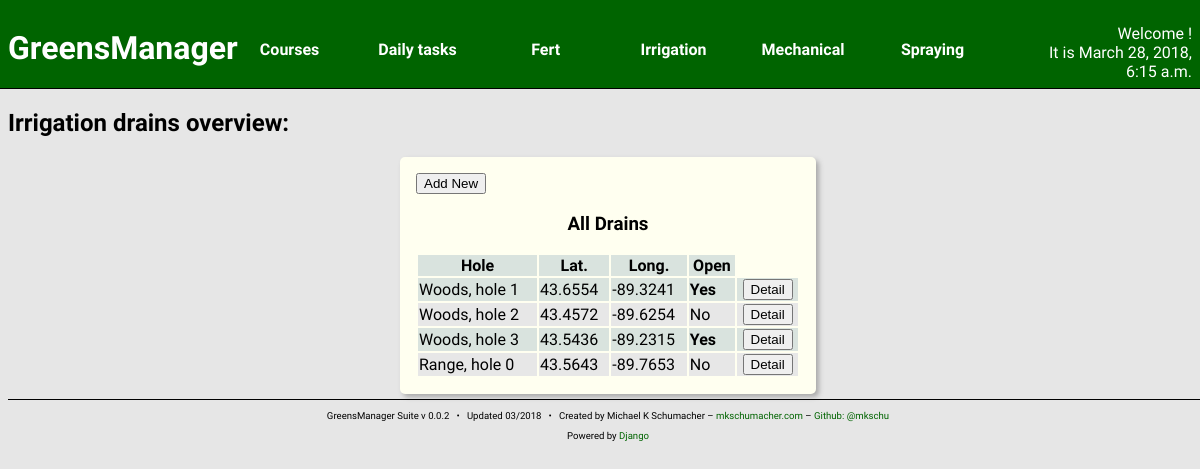
The page /irrigation/drain/ on the database its author committed.
### irrigation/models.py (models this page shows)
class Drain(models.Model):
    open = models.BooleanField(default = False)
    latitude = models.FloatField()
    longitude = models.FloatField()
    hole = models.ForeignKey('courses.Hole')
    problem = models.BooleanField(default = False)
    created_at = models.DateTimeField(auto_now_add=True)
    updated_at = models.DateTimeField(auto_now=True)

### courses/models.py (models this page shows)
class Hole(models.Model):
    number = models.IntegerField()
    nickname = models.CharField(max_length=256,
                                null = True,
                                blank = True)
    par = models.IntegerField(default = 4)
    yardage = models.IntegerField()
    course = models.ForeignKey(Course, related_name='hole')
    created_at = models.DateTimeField(auto_now_add=True)
    updated_at = models.DateTimeField(auto_now=True)
    def __str__(self):
        return "%s, hole %d" % (self.course,
                                self.number)

class Course(models.Model):
    name = models.CharField(max_length=256)
    created_at = models.DateTimeField(auto_now_add=True)
    updated_at = models.DateTimeField(auto_now=True)
    def __str__(self):
        return "%s" % (self.name)

### irrigation/views.py (the view)
def drainIndex(request):
    drains = Drain.objects.all()
    context = {
        'curr_time': curr_time(),
        'drains': drains,
    }
    return render(request, 'irrigation/drain_index.html', context)

### irrigation/views.py (called while the page is built)
def curr_time():
    return now()

### irrigation/templates/irrigation/drain_index.html
{% include "head.html" %}
<h2>Irrigation drains overview:</h2>
<section class="content-block content-block-full">
    <a href="{% url 'irr:drain_new' %}">
        <button>Add New</button>
    </a>
    <h3>All Drains</h3>
    <table>
        <thead>
            <th>Hole</th>
            <th>Lat.</th>
            <th>Long.</th>
            <th>Open</th>
        </thead>
        {% for d in drains %}
        <tr>
            <td>{{ d.hole }}</td>
            <td>{{ d.latitude }}</td>
            <td>{{ d.longitude }}</td>
            <td>
                {% if d.open %}
                    <strong>Yes</strong>
                {% else %}
                    No
                {% endif %}
            </td>
            <td class="center-align">
                <a href="{% url 'irr:drain_detail' pk=d.pk %}">
                    <button>Detail</button>
                </a>
            </td>
        </tr>
        {% endfor %}
    </table>
</section>
{% include "foot.html" %}

### greensManager/static/styles/main.css (style rules this page uses)
body { background: #e6e6e6; font-family: 'Quattrocento Sans', sans-serif; width: 100vw; overflow: auto; }
a { text-decoration: none; color: darkgreen; }
.content-block { width: 32%; float: left; border-radius: 5px; margin: 5px; padding: 2px; background: ivory; box-shadow: 3px 3px 5px darkgray; height: 37vh; overflow: hidden; }
.content-block h3 { text-align: center; }
.content-block table { width: 100%; }
.content-block tr:nth-child(odd) { background: #d9e3de; }
.content-block tr:nth-child(even) { background: #e7e7e7; }
.content-block-full { margin-left: auto; margin-right: auto; float: none; height: auto; overflow: auto; padding: 1em; }
.content-block-full table { margin: auto; }
.center-align { text-align: center; }

### rows shown on the page
Drain: hole "Woods, hole 1", latitude "43.6554", longitude "-89.3241", open "Yes"
Drain: hole "Woods, hole 2", latitude "43.4572", longitude "-89.6254", open "No"
Drain: hole "Woods, hole 3", latitude "43.5436", longitude "-89.2315", open "Yes"
Drain: hole "Range, hole 0", latitude "43.5643", longitude "-89.7653", open "No"

### other values the page prints
{{ curr_time }} "March 28, 2018, 6:15 a.m."
